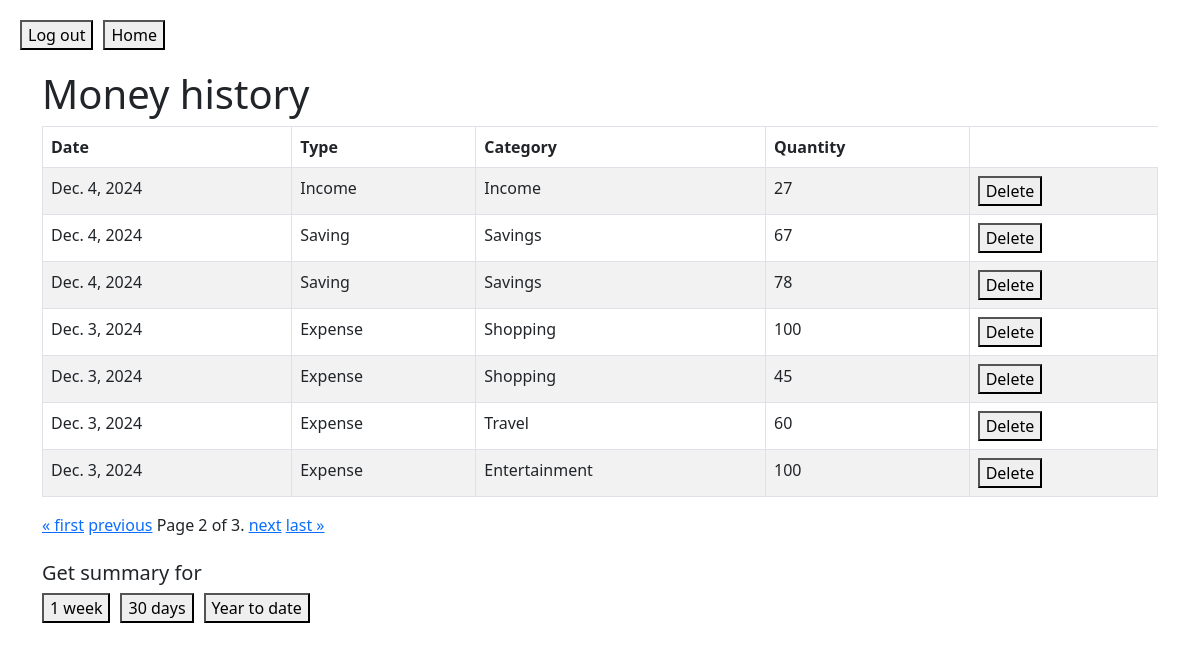
The page /history?page=2 (signed in) on the database its author committed.
### app/models.py (models this page shows, shortened)
class AddMoneyInfo(models.Model):
    user = models.ForeignKey(User, on_delete=models.CASCADE)
    money_type = models.CharField(max_length=20, choices = ADD_EXPENSE)
    quantity = models.IntegerField()
    date = models.DateField(default=now)
    category = models.CharField(max_length=20, choices=SELECT_CATEGORY, default="Food")

### app/views.py (the view)
# urls.py: path("history", views.history, name="history"),
def history(request):
    if not request.user.is_authenticated:
        return render(request, "index.html")
    user_addings = AddMoneyInfo.objects.filter(user=request.user).order_by('-date')
    paginator = Paginator(user_addings, 7)
    page_number = request.GET.get("page")
    page_obj = paginator.get_page(page_number)
    return render(request, "history.html", {"page_obj": page_obj})

### app/templates/history.html (shortened to what this page needs)
{% extends "layout.html" %}
{% block body %}
{% include "header.html" %}
    <div class="container">
        <div class="row">
            <div class="col-12 col-lg-12">
                <h1>Money history</h1>
                <div class="table-responsive">
                    <table class="table table-striped table-bordered">
                        <thead>
                            <tr>
                                <th>Date</th>
                                <th>Type</th>
                                <th>Category</th>
                                <th>Quantity</th>
                            </tr>
                        </thead>
                        <tbody>
                            {% for listing in page_obj %}
                            <tr>
                                <td>{{ listing.date }}</td>
                                <td>{{ listing.get_money_type_display}}</td>
                                <td>{{ listing.get_category_display }}</td>
                                <td>{{ listing.quantity }}</td>
                                <td>
                                    <form method="post" action="{%  url 'delete_expense' %}">
                                        <button type="submit">Delete</button>
                                    </form>
                                </td>
                            </tr>
                            {% endfor %}
                        </tbody>
                    </table>
                    <div class="pagination">
                        <span class="step-links">
                            {% if page_obj.has_previous %}
                                <a href="?page=1">&laquo; first</a>
                                <a href="?page={{ page_obj.previous_page_number }}">previous</a>
                            {% endif %}
                            <span class="current">
                                Page {{ page_obj.number }} of {{ page_obj.paginator.num_pages }}.
                            </span>
                            {% if page_obj.has_next %}
                                <a href="?page={{ page_obj.next_page_number }}">next</a>
                                <a href="?page={{ page_obj.paginator.num_pages }}">last &raquo;</a>
                            {% endif %}
                        </span>
                    </div>
                    <br>
                    <h5>Get summary for</h5>
                    <div style="display: flex; gap: 10px;">
                        <form method="get" action="{% url 'one_week' %}">
                            <button type="submit">1 week</button>
                        </form>
                        <form method="get" action="{% url 'thirty_days' %}">
                            <button type="submit">30 days</button>
                        </form>
                        <form method="get" action="{% url 'year_to_date' %}">
                            <button type="submit">Year to date</button>
                        </form>
                    </div>
                </div>
            </div>
        </div>
    </div>
{% endblock %}

### rows shown on the page
AddMoneyInfo: date "Dec. 4, 2024", money_type "Income", category "Income", quantity "27"
AddMoneyInfo: date "Dec. 4, 2024", money_type "Saving", category "Savings", quantity "67"
AddMoneyInfo: date "Dec. 4, 2024", money_type "Saving", category "Savings", quantity "78"
AddMoneyInfo: date "Dec. 3, 2024", money_type "Expense", category "Shopping", quantity "100"
AddMoneyInfo: date "Dec. 3, 2024", money_type "Expense", category "Shopping", quantity "45"
AddMoneyInfo: date "Dec. 3, 2024", money_type "Expense", category "Travel", quantity "60"
AddMoneyInfo: date "Dec. 3, 2024", money_type "Expense", category "Entertainment", quantity "100"

### other values the page prints
{{ page_obj.number }} "2"
{{ page_obj.paginator.num_pages }} "3"
